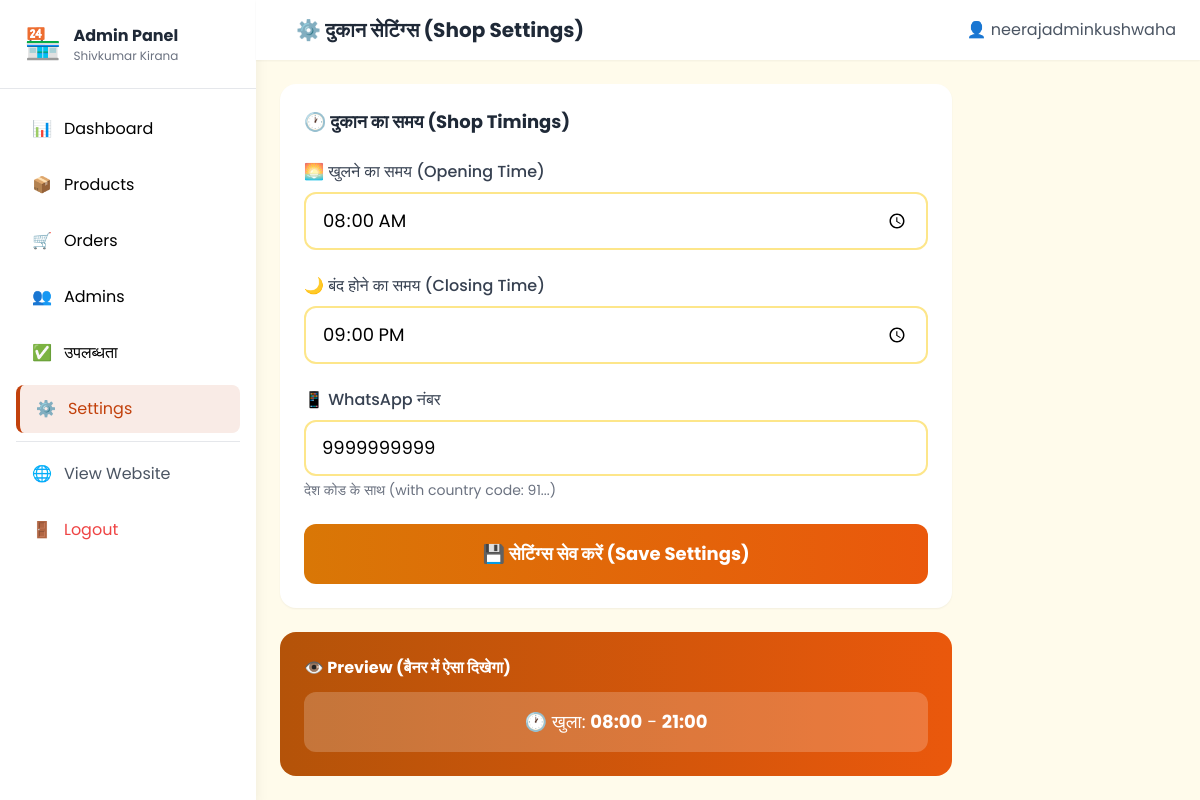
The app's page /admin/settings (signed in) with its own data.
### models.py (models this page shows)
class Setting(db.Model):
    __tablename__ = 'settings'
    id = db.Column(db.Integer, primary_key=True)
    key = db.Column(db.String(100), unique=True, nullable=False)
    value = db.Column(db.Text, nullable=False)

### app.py (the view, shortened to what this page needs)
@app.route('/admin/settings', methods=['GET', 'POST'])
@admin_required
def admin_settings():
    settings = get_all_settings()
    return render_template('admin/settings.html', settings=settings)

### app.py (called while the page is built)
def admin_required(f):
    @wraps(f)
    def decorated_function(*args, **kwargs):
        if 'admin_id' not in session:
            flash('कृपया पहले लॉगिन करें (Please login first)', 'error')
            return redirect(url_for('admin_login'))
        return f(*args, **kwargs)
    return decorated_function

### models.py (called while the page is built)
def get_all_settings():
    settings = Setting.query.all()
    return {s.key: s.value for s in settings}

### templates/admin/settings.html (shortened to what this page needs)
{% extends 'admin/base.html' %}
{% block page_title %}⚙️ दुकान सेटिंग्स (Shop Settings){% endblock %}
{% block content %}
<div class="max-w-2xl">
    <div class="bg-white rounded-2xl shadow-sm p-6">
        <h3 class="text-lg font-bold text-gray-800 mb-6">🕐 दुकान का समय (Shop Timings)</h3>
        <form method="POST" class="space-y-6">
            <div>
                <label class="block text-gray-700 font-medium mb-2">
                    🌅 खुलने का समय (Opening Time)
                </label>
                <input type="time"
                       name="open_time"
                       value="{{ settings.get('shop_open_time', '08:00') }}"
                       class="w-full px-4 py-3 border-2 border-amber-200 rounded-xl focus:ring-2 focus:ring-primary focus:border-primary outline-none text-lg">
            </div>
            <div>
                <label class="block text-gray-700 font-medium mb-2">
                    🌙 बंद होने का समय (Closing Time)
                </label>
                <input type="time"
                       name="close_time"
                       value="{{ settings.get('shop_close_time', '21:00') }}"
                       class="w-full px-4 py-3 border-2 border-amber-200 rounded-xl focus:ring-2 focus:ring-primary focus:border-primary outline-none text-lg">
            </div>
            <div>
                <label class="block text-gray-700 font-medium mb-2">
                    📱 WhatsApp नंबर
                </label>
                <input type="tel"
                       name="phone"
                       value="{{ settings.get('shop_phone', '9999999999') }}"
                       placeholder="919999999999"
                       class="w-full px-4 py-3 border-2 border-amber-200 rounded-xl focus:ring-2 focus:ring-primary focus:border-primary outline-none text-lg">
                <p class="text-sm text-gray-500 mt-1">देश कोड के साथ (with country code: 91...)</p>
            </div>
            <button type="submit"
                    class="w-full py-4 bg-gradient-to-r from-amber-600 to-orange-600 text-white font-bold text-lg rounded-xl hover:opacity-90 transition-all">
                💾 सेटिंग्स सेव करें (Save Settings)
            </button>
        </form>
    </div>
    <div class="mt-6 bg-gradient-to-r from-amber-700 to-orange-600 rounded-2xl p-6 text-white">
        <h4 class="font-bold mb-3">👁️ Preview (बैनर में ऐसा दिखेगा)</h4>
        <div class="bg-white/20 rounded-xl p-4 text-center">
            <p class="text-lg">
                🕐 खुला: <strong>{{ settings.get('shop_open_time', '08:00') }}</strong> -
                <strong>{{ settings.get('shop_close_time', '21:00') }}</strong>
            </p>
        </div>
    </div>
</div>
{% endblock %}

### templates/admin/base.html (style rules this page uses)
* { font-family: 'Poppins', sans-serif; }

### records on screen
Setting: open_time "08:00", get "08:00"
Setting: close_time "21:00", get "21:00"
Setting: phone "9999999999"

### other values on screen
{{ session.admin_username }} "neerajadminkushwaha"
